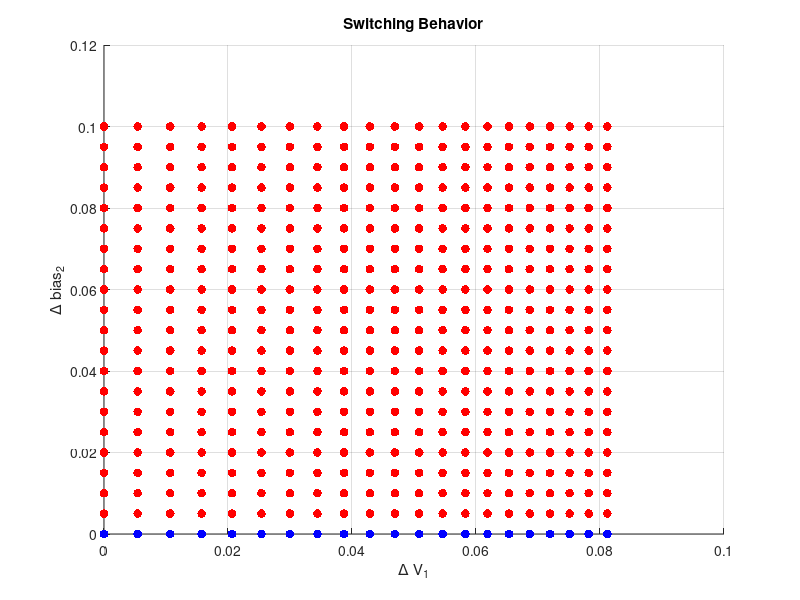

The MATLAB script that drew this image:
path = 'output/feedback/20250611_Basic_System_Symmary/12';

iterations = 200;
alphaB = 0.36;
betaB = 1;
gammaB = 5;
zetaB = 1.4;
lambdaB = 5;
xiB = 0;

alphaG = 0.2;
betaG = 1;
gammaG = 2;
zetaG = 1;

count = 1;
for l_bias = 0:0.05:1
    for r_bias = 0:0.05:1
        tests(count,:,:) = [0 l_bias l_bias; 0 0 l_bias+r_bias];
        count = count + 1;
    end
end

tests = tests*0.1;

delta_v1 = zeros(1, count-1);
delta_bias2 = zeros(1, count-1);
switched = zeros(1, count-1);

for test = 1:(count-1)
    E = 0;
    GL = 0;
    GR = 0;
    BL = 0;
    BR = 0;

    GLBias = 0;
    GRBias = 0;
    
    BL_vals = zeros(1, iterations);
    BR_vals = zeros(1, iterations);
    E_vals = zeros(1, iterations);
    GL_vals = zeros(1, iterations);
    GR_vals = zeros(1, iterations);
    GLBias_vals = zeros(1, iterations);
    GRBias_vals = zeros(1, iterations);

    for i = 1:iterations
        if i == 2
            E = 1;
            GLBias = tests(test,1,1);
            GRBias = tests(test,2,1);
        elseif i == 10
            GLBias = tests(test,1,2);
            GRBias = tests(test,2,2);
        elseif i == 50
            GLBias = tests(test,1,3);
            GRBias = tests(test,2,3);
        end
        BL_prev = BL;
        BR_prev = BR;
        GL_prev = GL;
        GR_prev = GR;
        % gammaB*BR_prev*(1 + xiB * GR_prev) + ...
        % gammaB*(BR_prev + xiB * GR_prev) + ...
        BL = betaB*E*(1+lambdaB*GL_prev)/( ...
            alphaB + ...
            gammaB*(BR_prev + xiB * GR_prev) + ...
            zetaB*E*(1+lambdaB*GL_prev) ...
        );
        % gammaB*BL_prev*(1 + xiB * GL_prev) + ...
        % gammaB*(BL_prev + xiB * GL_prev) + ...
        BR = betaB*E*(1+lambdaB*GR_prev)/( ...
            alphaB + ...
            gammaB*(BL_prev + xiB * GL_prev) + ...
            zetaB*E*(1+lambdaB*GR_prev) ...
        );

        GL = betaG*(BL+GLBias)/(alphaG + gammaG*GR_prev + zetaG*(BL+GLBias));
        GR = betaG*(BR+GRBias)/(alphaG + gammaG*GL_prev + zetaG*(BR+GRBias));
    
        BL_vals(i) = BL;
        BR_vals(i) = BR;
        E_vals(i) = E;
        GL_vals(i) = GL;
        GR_vals(i) = GR;
        GLBias_vals(i) = GLBias;
        GRBias_vals(i) = GRBias;
    end
    delta_v1(test) = abs(BL_vals(49) - BR_vals(49));
    delta_bias2(test) = tests(test,2,3) - tests(test,1,3);
    if (GR_vals(iterations) > GL_vals(iterations))
        switched(test) = 1;
    else
        switched(test) = 0;
    end
end

colors = [0 0 1;   % blue for not switched (0)
          1 0 0];  % red for switched (1)

% Map each point's color using switched values
point_colors = colors(switched + 1, :);

figure;
scatter(delta_v1, delta_bias2, 40, point_colors, 'filled');

xlabel('\Delta V_1');
ylabel('\Delta bias_2');
title('Switching Behavior');
grid on;

saveas(gcf, fullfile(path, "switch_space.png"));
close all;